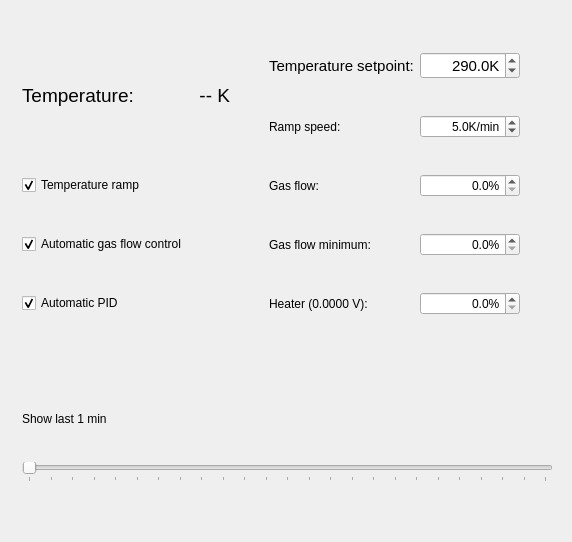
<?xml version="1.0" encoding="UTF-8"?>
<ui version="4.0">
 <class>Form</class>
 <widget class="QWidget" name="Form">
  <property name="geometry">
   <rect>
    <x>0</x>
    <y>0</y>
    <width>572</width>
    <height>542</height>
   </rect>
  </property>
  <property name="sizePolicy">
   <sizepolicy hsizetype="Expanding" vsizetype="Expanding">
    <horstretch>0</horstretch>
    <verstretch>0</verstretch>
   </sizepolicy>
  </property>
  <property name="windowTitle">
   <string>Form</string>
  </property>
  <widget class="QWidget" name="layoutWidget">
   <property name="geometry">
    <rect>
     <x>12</x>
     <y>12</y>
     <width>551</width>
     <height>511</height>
    </rect>
   </property>
   <layout class="QGridLayout" name="gridLayout_0">
    <property name="leftMargin">
     <number>10</number>
    </property>
    <property name="topMargin">
     <number>10</number>
    </property>
    <property name="rightMargin">
     <number>10</number>
    </property>
    <property name="bottomMargin">
     <number>9</number>
    </property>
    <item row="3" column="3">
     <widget class="QLabel" name="gf3_label">
      <property name="text">
       <string>Gas flow minimum:</string>
      </property>
     </widget>
    </item>
    <item row="4" column="3">
     <widget class="QLabel" name="h1_label">
      <property name="text">
       <string>Heater (0.0000 V):</string>
      </property>
     </widget>
    </item>
    <item row="2" column="4">
     <widget class="ReadingDSpinBox" name="gf1_edit">
      <property name="minimumSize">
       <size>
        <width>100</width>
        <height>0</height>
       </size>
      </property>
      <property name="alignment">
       <set>Qt::AlignRight|Qt::AlignTrailing|Qt::AlignVCenter</set>
      </property>
      <property name="suffix">
       <string>%</string>
      </property>
      <property name="decimals">
       <number>1</number>
      </property>
      <property name="minimum">
       <double>0.000000000000000</double>
      </property>
      <property name="maximum">
       <double>100.000000000000000</double>
      </property>
      <property name="value">
       <double>0.000000000000000</double>
      </property>
     </widget>
    </item>
    <item row="4" column="0" colspan="2">
     <widget class="QCheckBox" name="h2_checkbox">
      <property name="text">
       <string>Automatic PID</string>
      </property>
      <property name="checked">
       <bool>true</bool>
      </property>
     </widget>
    </item>
    <item row="3" column="4">
     <widget class="ReadingDSpinBox" name="gf3_edit">
      <property name="minimumSize">
       <size>
        <width>100</width>
        <height>0</height>
       </size>
      </property>
      <property name="alignment">
       <set>Qt::AlignRight|Qt::AlignTrailing|Qt::AlignVCenter</set>
      </property>
      <property name="suffix">
       <string>%</string>
      </property>
      <property name="decimals">
       <number>1</number>
      </property>
     </widget>
    </item>
    <item row="2" column="3">
     <widget class="QLabel" name="gf1_label">
      <property name="text">
       <string>Gas flow:</string>
      </property>
     </widget>
    </item>
    <item row="4" column="4">
     <widget class="ReadingDSpinBox" name="h1_edit">
      <property name="minimumSize">
       <size>
        <width>100</width>
        <height>0</height>
       </size>
      </property>
      <property name="alignment">
       <set>Qt::AlignRight|Qt::AlignTrailing|Qt::AlignVCenter</set>
      </property>
      <property name="suffix">
       <string>%</string>
      </property>
      <property name="decimals">
       <number>1</number>
      </property>
      <property name="minimum">
       <double>0.000000000000000</double>
      </property>
      <property name="maximum">
       <double>100.000000000000000</double>
      </property>
      <property name="value">
       <double>0.000000000000000</double>
      </property>
     </widget>
    </item>
    <item row="8" column="0" colspan="6">
     <widget class="QSlider" name="horizontalSlider">
      <property name="minimum">
       <number>1</number>
      </property>
      <property name="maximum">
       <number>1440</number>
      </property>
      <property name="orientation">
       <enum>Qt::Horizontal</enum>
      </property>
      <property name="tickPosition">
       <enum>QSlider::TicksBelow</enum>
      </property>
      <property name="tickInterval">
       <number>60</number>
      </property>
     </widget>
    </item>
    <item row="7" column="0" colspan="6">
     <widget class="QLabel" name="timeLabel">
      <property name="sizePolicy">
       <sizepolicy hsizetype="Preferred" vsizetype="Maximum">
        <horstretch>0</horstretch>
        <verstretch>0</verstretch>
       </sizepolicy>
      </property>
      <property name="text">
       <string>Show last 1 min</string>
      </property>
     </widget>
    </item>
    <item row="6" column="0" colspan="6">
     <layout class="QGridLayout" name="gridLayoutCanvas"/>
    </item>
    <item row="5" column="0" colspan="6">
     <widget class="QLabel" name="alarm_label">
      <property name="sizePolicy">
       <sizepolicy hsizetype="Preferred" vsizetype="Maximum">
        <horstretch>0</horstretch>
        <verstretch>0</verstretch>
       </sizepolicy>
      </property>
      <property name="minimumSize">
       <size>
        <width>0</width>
        <height>25</height>
       </size>
      </property>
      <property name="styleSheet">
       <string notr="true">color: red</string>
      </property>
      <property name="text">
       <string/>
      </property>
      <property name="alignment">
       <set>Qt::AlignBottom|Qt::AlignLeading|Qt::AlignLeft</set>
      </property>
     </widget>
    </item>
    <item row="1" column="3">
     <widget class="QLabel" name="r1_label">
      <property name="text">
       <string>Ramp speed:</string>
      </property>
     </widget>
    </item>
    <item row="1" column="4">
     <widget class="ReadingDSpinBox" name="r1_edit">
      <property name="minimumSize">
       <size>
        <width>100</width>
        <height>0</height>
       </size>
      </property>
      <property name="alignment">
       <set>Qt::AlignRight|Qt::AlignTrailing|Qt::AlignVCenter</set>
      </property>
      <property name="suffix">
       <string>K/min</string>
      </property>
      <property name="decimals">
       <number>1</number>
      </property>
      <property name="minimum">
       <double>0.000000000000000</double>
      </property>
      <property name="maximum">
       <double>20.000000000000000</double>
      </property>
      <property name="value">
       <double>5.000000000000000</double>
      </property>
     </widget>
    </item>
    <item row="0" column="3">
     <widget class="QLabel" name="t2_label">
      <property name="font">
       <font>
        <pointsize>11</pointsize>
       </font>
      </property>
      <property name="text">
       <string>Temperature setpoint:</string>
      </property>
     </widget>
    </item>
    <item row="0" column="4">
     <widget class="ReadingDSpinBox" name="t2_edit">
      <property name="minimumSize">
       <size>
        <width>100</width>
        <height>0</height>
       </size>
      </property>
      <property name="font">
       <font>
        <pointsize>11</pointsize>
       </font>
      </property>
      <property name="alignment">
       <set>Qt::AlignRight|Qt::AlignTrailing|Qt::AlignVCenter</set>
      </property>
      <property name="suffix">
       <string>K</string>
      </property>
      <property name="decimals">
       <number>1</number>
      </property>
      <property name="minimum">
       <double>4.000000000000000</double>
      </property>
      <property name="maximum">
       <double>350.000000000000000</double>
      </property>
      <property name="value">
       <double>290.000000000000000</double>
      </property>
     </widget>
    </item>
    <item row="3" column="0" colspan="2">
     <widget class="QCheckBox" name="gf2_checkbox">
      <property name="text">
       <string>Automatic gas flow control</string>
      </property>
      <property name="checked">
       <bool>true</bool>
      </property>
     </widget>
    </item>
    <item row="2" column="0" colspan="2">
     <widget class="QCheckBox" name="r2_checkbox">
      <property name="text">
       <string>Temperature ramp</string>
      </property>
      <property name="checked">
       <bool>true</bool>
      </property>
     </widget>
    </item>
    <item row="0" column="0" rowspan="2">
     <widget class="QLabel" name="t1_label">
      <property name="maximumSize">
       <size>
        <width>130</width>
        <height>16777215</height>
       </size>
      </property>
      <property name="font">
       <font>
        <pointsize>14</pointsize>
       </font>
      </property>
      <property name="text">
       <string>Temperature:</string>
      </property>
     </widget>
    </item>
    <item row="0" column="1" rowspan="2">
     <widget class="QLabel" name="t1_reading">
      <property name="minimumSize">
       <size>
        <width>90</width>
        <height>0</height>
       </size>
      </property>
      <property name="font">
       <font>
        <pointsize>14</pointsize>
       </font>
      </property>
      <property name="text">
       <string>-- K</string>
      </property>
      <property name="alignment">
       <set>Qt::AlignRight|Qt::AlignTrailing|Qt::AlignVCenter</set>
      </property>
     </widget>
    </item>
   </layout>
  </widget>
 </widget>
 <customwidgets>
  <customwidget>
   <class>ReadingDSpinBox</class>
   <extends>QDoubleSpinBox</extends>
   <header>mercurygui.pyqt_labutils.scientific_spinbox.h</header>
  </customwidget>
 </customwidgets>
 <resources/>
 <connections/>
</ui>
